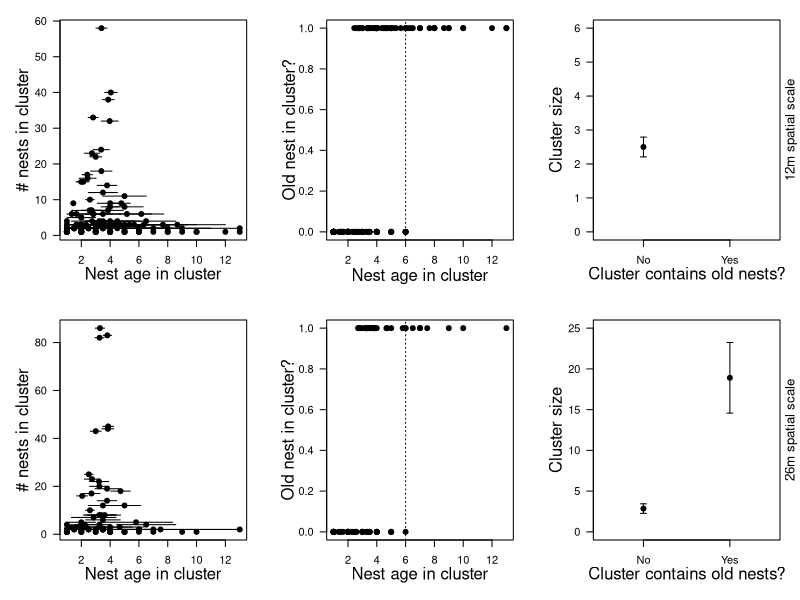

Source code (R):
rm(list = ls())
library(igraph)
data <- read.csv("Azteca_census_data_Jan_2018.csv")
head(data)

nests_2016 <- data[data$y16 > 0, ]
nests_2016_DM <- as.matrix(dist(data.frame(as.numeric(nests_2016$x_coord),as.numeric(nests_2016$y_coord) )))

Cluster_scale <-20
adj_matrix <- matrix(0,ncol=dim(nests_2016)[1],nrow=dim(nests_2016)[1])
for(i in 1:dim(nests_2016_DM)[1]){
	for( j in 1:dim(nests_2016_DM)[1]){
		if(nests_2016_DM[i,j] <= Cluster_scale & i != j ){
			adj_matrix[i,j] <- 1
		}else{
			adj_matrix[i,j] <- 0
			}
	}
}


nest_graph <- graph.adjacency(adj_matrix,mode="undirected")
groups <- unlist(clusters(nest_graph)[1])
V(nest_graph)$color <- groups
#E(nest_graph)$color <- groups


## Take some layout and then change the coordinates to match our real xy positions
zippin <-layout.fruchterman.reingold(nest_graph)
zippin[,1] <- nests_2016$y_coord
zippin[,2] <- nests_2016$x_coord

#plot(nest_graph,layout = zippin,vertex.size = 2, vertex.label = NA,edge.arrow.size = 0.01,edge.color="black",edge.width=1)#,vertex.color="black")

adj_ID_list <- order(groups)
#par(mfrow=c(1,1))
#image(adj_matrix[sort(groups), sort(groups)],col=c("white","black"),yaxt="n",xaxt="n")


## Now makesthe groups attached to the data set 
nests_2016$clusterID <-groups



#### now putting the ages and cluster size into the full data frame 


nest.df <- nests_2016
cluster.size <- numeric(max(nest.df$clusterID))
cluster.age <-numeric(max(nest.df$clusterID))
cluster.age.error <-numeric(max(nest.df$clusterID))
cluster.ID <-numeric(max(nest.df$clusterID)) 
old.nest.vec <-numeric(max(nest.df$clusterID)) 
young.nest.vec <-numeric(max(nest.df$clusterID)) 
for(x in 1:max(nest.df$clusterID)){
	#x <- 1
	a.clust.data <- nest.df[nest.df$clusterID == x, ]
	cluster.ID[x] <- unique(a.clust.data $clusterID)
	cluster.age[x] <- mean(a.clust.data$y16)
	cluster.age.error[x] <- sd(a.clust.data$y16)/sqrt( length(a.clust.data$y16))
	cluster.size[x] <- dim(a.clust.data)[1]
	
	if(sum(a.clust.data$y16 > 6) > 0 ){ ## if there is a cluster that is older than 6 years od 
		old.nest.vec[x] <- 1
	}else if(sum(a.clust.data$y16 <= 6) > 0 ){
		young.nest.vec[x] <- 1
	}
	
}
cluster.df <- data.frame(cluster.ID, cluster.age, cluster.age.error, cluster.size, old.nest.vec, young.nest.vec)

#par(mfrow=c(1,3), mai=c(0.6,0.6,0.2,0.2))

par(mfrow=c(2,3), mai=c(0.6,0.6,0.2,0.2))


plot(cluster.df$cluster.age,cluster.df$cluster.size,xlab="",ylab="",yaxt="n",pch=19)
arrows(cluster.df$cluster.age + cluster.age.error,cluster.df$cluster.size,cluster.df$cluster.age - cluster.age.error,cluster.df$cluster.size,angle=90,code=3,length=0)
mtext("Nest age in cluster",side=1,line=2.2)
mtext("# nests in cluster",side=2,line=2.2)
axis(2,las=2)


plot(cluster.df$cluster.age,cluster.df$old.nest.vec,xlab="",ylab="",yaxt="n",pch=19)
mtext("Nest age in cluster",side=1,line=2.3)
mtext("Old nest in cluster?",side=2,line=2.2)
axis(2,las=2)
abline(v=6,lty=3)
#plot(cluster.df$cluster.age,cluster.df$young.nest.vec,xlab="",ylab="",yaxt="n")
#mtext("mean nest age in cluster",side=1,line=2.2)
#mtext("Young nest in cluster?",side=2,line=2.2)
#axis(2,las=2)


old.clust.df <- cluster.df[cluster.df$old.nest.vec == 1,]
young.clust.df <- cluster.df[cluster.df$young.nest.vec == 1,]


old.val <- old.clust.df$cluster.size
young.val <- young.clust.df$cluster.size
means <- c(mean(young.val), mean(old.val) )
errors <- c(sd(young.val)/sqrt(length(young.val)),sd(old.val)/sqrt(length(old.val)) )


index <- seq(1,2,1)
plot(index,means,ylab="",xlab="",yaxt="n",xaxt="n",ylim=c(0,6),xlim=c(0.5,2.5),pch=19)
arrows(index,means+errors,index,means-errors,code=3,angle=90,length=0.03)
axis(2,las=2)
axis(1,labels=c("No","Yes"),at=index)
mtext("Cluster size",side=2,line=2.2)
mtext("Cluster contains old nests?",side=1,line=2.2)
mtext("12m spatial scale",side=4,cex=0.8,line=0.3)


### Now for 26 m 



Cluster_scale <-26 #dingus_smingus
adj_matrix <- matrix(0,ncol=dim(nests_2016)[1],nrow=dim(nests_2016)[1])
for(i in 1:dim(nests_2016_DM)[1]){
	for( j in 1:dim(nests_2016_DM)[1]){
		if(nests_2016_DM[i,j] <= Cluster_scale & i != j ){
			adj_matrix[i,j] <- 1
		}else{
			adj_matrix[i,j] <- 0
			}
	}
}


nest_graph <- graph.adjacency(adj_matrix,mode="undirected")
groups <- unlist(clusters(nest_graph)[1])
V(nest_graph)$color <- groups
#E(nest_graph)$color <- groups


## Take some layout and then change the coordinates to match our real xy positions
zippin <-layout.fruchterman.reingold(nest_graph)
zippin[,1] <- nests_2016$y_coord
zippin[,2] <- nests_2016$x_coord

#plot(nest_graph,layout = zippin,vertex.size = 2, vertex.label = NA,edge.arrow.size = 0.01,edge.color="black",edge.width=1)#,vertex.color="black")

adj_ID_list <- order(groups)
#par(mfrow=c(1,1))
#image(adj_matrix[sort(groups), sort(groups)],col=c("white","black"),yaxt="n",xaxt="n")


## Now makesthe groups attached to the data set 
nests_2016$clusterID <-groups



#### now putting the ages and cluster size into the full data frame 


nest.df <- nests_2016
cluster.size <- numeric(max(nest.df$clusterID))
cluster.age <-numeric(max(nest.df$clusterID))
cluster.age.error <-numeric(max(nest.df$clusterID))
cluster.ID <-numeric(max(nest.df$clusterID)) 
old.nest.vec <-numeric(max(nest.df$clusterID)) 
young.nest.vec <-numeric(max(nest.df$clusterID)) 
for(x in 1:max(nest.df$clusterID)){
	#x <- 1
	a.clust.data <- nest.df[nest.df$clusterID == x, ]
	cluster.ID[x] <- unique(a.clust.data $clusterID)
	cluster.age[x] <- mean(a.clust.data$y16)
	cluster.age.error[x] <- sd(a.clust.data$y16)/sqrt( length(a.clust.data$y16))
	cluster.size[x] <- dim(a.clust.data)[1]
	
	if(sum(a.clust.data$y16 > 6) > 0 ){ ## if there is a cluster that is older than 6 years od 
		old.nest.vec[x] <- 1
	}else if(sum(a.clust.data$y16 <= 6) > 0 ){
		young.nest.vec[x] <- 1
	}
	
}
cluster.df <- data.frame(cluster.ID, cluster.age, cluster.age.error, cluster.size, old.nest.vec, young.nest.vec)


#par(mfrow=c(1,3), mai=c(0.6,0.6,0.2,0.2))

plot(cluster.df$cluster.age,cluster.df$cluster.size,xlab="",ylab="",yaxt="n",pch=19)
arrows(cluster.df$cluster.age + cluster.age.error,cluster.df$cluster.size,cluster.df$cluster.age - cluster.age.error,cluster.df$cluster.size,angle=90,code=3,length=0)
mtext("Nest age in cluster",side=1,line=2.2)
mtext("# nests in cluster",side=2,line=2.2)
axis(2,las=2)


plot(cluster.df$cluster.age,cluster.df$old.nest.vec,xlab="",ylab="",yaxt="n",pch=19)
mtext("Nest age in cluster",side=1,line=2.2)
mtext("Old nest in cluster?",side=2,line=2.3)
axis(2,las=2)
abline(v=6,lty=3)


#plot(cluster.df$cluster.age,cluster.df$young.nest.vec,xlab="",ylab="",yaxt="n")
#mtext("mean nest age in cluster",side=1,line=2.2)
#mtext("Young nest in cluster?",side=2,line=2.2)
#axis(2,las=2)


old.clust.df <- cluster.df[cluster.df$old.nest.vec == 1,]
young.clust.df <- cluster.df[cluster.df$young.nest.vec == 1,]


old.val <- old.clust.df$cluster.size
young.val <- young.clust.df$cluster.size
means <- c(mean(young.val), mean(old.val) )
errors <- c(sd(young.val)/sqrt(length(young.val)),sd(old.val)/sqrt(length(old.val)) )

index <- seq(1,2,1)
plot(index,means,ylab="",xlab="",yaxt="n",xaxt="n",ylim=c(0,25),xlim=c(0.5,2.5),pch=19)
arrows(index,means+errors,index,means-errors,code=3,angle=90,length=0.03)
axis(2,las=2)
axis(1,labels=c("No","Yes"),at=index)
mtext("Cluster size",side=2,line=2.2)
mtext("Cluster contains old nests?",side=1,line=2.2)
mtext("26m spatial scale",cex=0.8,side=4,line=0.3)



